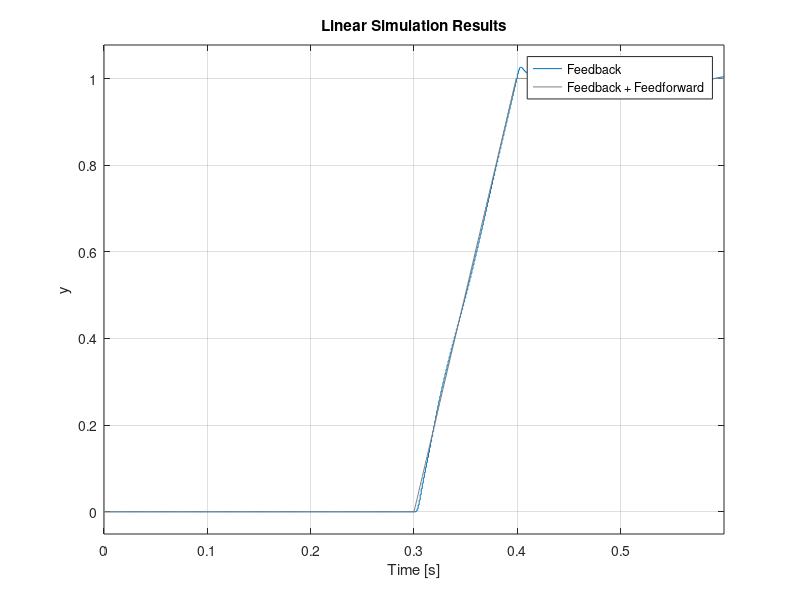

MATLAB code for this plot:
%%%% FEEDBACK SYSTEM
%Input Generation
Ts = 0.001;
t = 0:Ts:0.6;
Rj = zeros(size(t));
Rj(t < 0.3) = 0;
Rj((t >= 0.3) & (t < 0.4)) = linspace(0, 1, sum((t >= 0.3) & (t < 0.4)));
Rj(t >= 0.4) = 1;


% Define the numerator and denominator of the systems
plant_num = [8.331499999999999e-04 -0.002411635990000 0.001646764298800 0.001386774757085 -0.002226794738657 7.735179924151595e-04 ];
plant_den =  [1 -5.7154 13.723534400000000 -17.734220581599999 13.016931722320001  -5.148338416112000 0.857492875392000];

feedback_num = [12.33590000000000 -35.651984590000005 34.340092218032005  -11.023646014692989];
feedback_den = [1    -2.832900000000000    2.672854940000000    -0.839948725176000];

filter_num = [0.1568 0.126898240000000];
filter_den = [1 -1.25 0.5335];

% Calculate the transfer functions
plant_tf = tf(plant_num,plant_den,Ts);
fback_tf = tf(feedback_num,feedback_den,Ts);
filter_tf = tf(filter_num,filter_den,Ts);
fforward_tf = filter_tf / plant_tf;


fback_tf.InputName = "e";
fback_tf.OutputName = "u";

plant_tf.InputName = "u";
plant_tf.OutputName = "y";

S1 = sumblk("e = r - y");

system_feedback = connect(plant_tf,fback_tf,S1,"r","y");



%%% FEEDFORWARD SYSTEM

fback_tf.InputName = "e";
fback_tf.OutputName = "uc";

fforward_tf.InputName = "r";
fforward_tf.OutputName = "uf";

plant_tf.InputName = "u";
plant_tf.OutputName = "y";

S1 = sumblk("e = r - y");
S2 = sumblk("u = uf + uc");

system_feedforward = connect(plant_tf,fback_tf,fforward_tf, S1,S2,"r","y");

hold on;
lsim(system_feedback,Rj,t)
lsim(system_feedforward,Rj,t)
legend("Feedback","Feedback + Feedforward")


